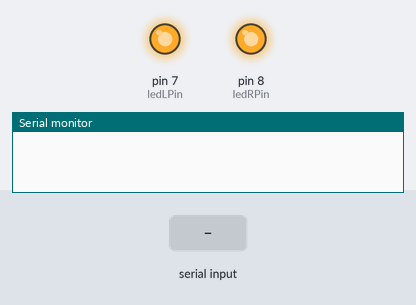
Bench run of a sketch on a simulated Arduino Uno, built with avr-gcc and run on an emulated ATmega328P. Parts: output pins drawn as LEDs (lit = HIGH), the last lines printed to the serial monitor. Inputs (shaded band) come from the test bench.

Above: at 1.2 s.
1.3 s: "<l90>" received over Serial
At 1.7 s:
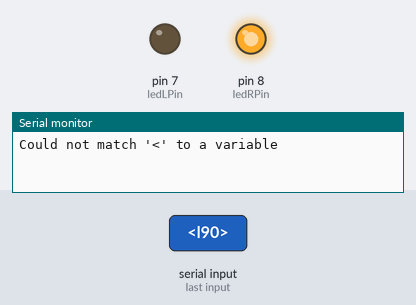
2.8 s: "<90,45,200>" received over Serial
4.3 s: "<90,45>" received over Serial
Timing chart, 0 to 7.3 s (numbered marks = the images above; inputs shaded):
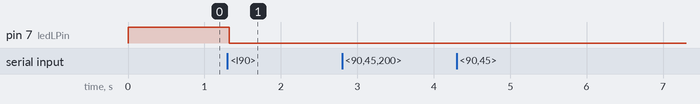

The sketch:

investigateSerialAdjust.ino
```cpp
int sensorLPin = A0;    // select the input pin for the potentiometer
int sensorRPin = A1;    // select the input pin for the potentiometer
int sensorLValue = 0;  // variable to store the value coming from the sensor
int sensorRValue = 0;
byte ledLPin = 7;
byte ledRPin = 8;
int loopTime = 20; // 50 milliseconds
int readings = 50;        // uses char 't' for total readings
int currReadings = 0;
unsigned long currTime = 0;
unsigned long lastTime = 0;
bool mosfetLOn = true;    // uses char 'l'
bool mosfetROn = true;    // uses char 'r'
bool pause = true;        // Uses char 'p'

const byte numChars = 32;
char receivedChars[numChars];
char tempChars[numChars];        // temporary array for use when parsing

// variables to hold the parsed data
char messageFromPC[numChars] = {0};
int integerFromPC = 0;
float floatFromPC = 0.0;
boolean newData = false;


void setup() {
  // declare the ledPin as an OUTPUT:
  Serial.begin(9600);
  pinMode(ledLPin, OUTPUT);
  pinMode(ledRPin, OUTPUT);
  digitalWrite(ledLPin, mosfetLOn);
  digitalWrite(ledRPin, mosfetROn);
}

void loop() {

  recvWithStartEndMarkers();
  if (newData == true) {
    strcpy(tempChars, receivedChars);
        // this temporary copy is necessary to protect the original data
        //   because strtok() used in parseData() replaces the commas with \0
    parseData();
    showParsedData();
    newData = false;
    char firstChar = messageFromPC[0];
    switch (firstChar) {
      case 'p':
        // pause
        pause = !pause;
        break;
      case 't':
        // statements
        readings = floatFromPC;
        break;
      case 'l':
        mosfetLOn = floatFromPC;
        break;
      case 'r':
        mosfetROn = floatFromPC;
        break;
      default:
        // statements
        Serial.print("Could not match '");
        Serial.print(messageFromPC);
        Serial.print("' to a variable");
        break;
    }

    // Now Apply the updates
    digitalWrite(ledLPin, mosfetLOn);
    digitalWrite(ledRPin, mosfetROn);
  }


  if(!pause){
    // read the value from the sensor:
    sensorLValue = analogRead(sensorLPin);
    sensorRValue = analogRead(sensorRPin);
    Serial.print(sensorLValue);
    Serial.print(",");
    Serial.print(sensorRValue);
    Serial.print(";");
    if(currReadings >= readings){
      Serial.println("");
      currReadings = 0;
    }
    currReadings += 1;
  }
  delay(loopTime);

}

void recvWithStartEndMarkers() {
    static boolean recvInProgress = false;
    static byte ndx = 0;
    char startMarker = '<';
    char endMarker = '>';
    char rc;
    bool gotData = false;
    while (Serial.available() > 0) {
      newData = true;
      rc = Serial.read();
      receivedChars[ndx] = rc;
      ndx++;
    }
    if(newData){
      receivedChars[ndx] = '\0'; // terminate the string
      ndx = 0;
    }

}

void parseData() {      // split the data into its parts

    char * strtokIndx; // this is used by strtok() as an index

    strtokIndx = strtok(tempChars,",");      // get the first part - the string
    strcpy(messageFromPC, strtokIndx); // copy it to messageFromPC

    strtokIndx = strtok(NULL, ",");
    floatFromPC = atof(strtokIndx);     // convert this part to a float

}


void showParsedData() {
  // UNcoment to show what is sent
//    Serial.print("Message ");
//    Serial.println(messageFromPC);
//    Serial.print("Float ");
//    Serial.println(floatFromPC);
}
```

Measured:
- after the input at 1.3 s, pin 7 (ledLPin): HIGH → LOW at once
